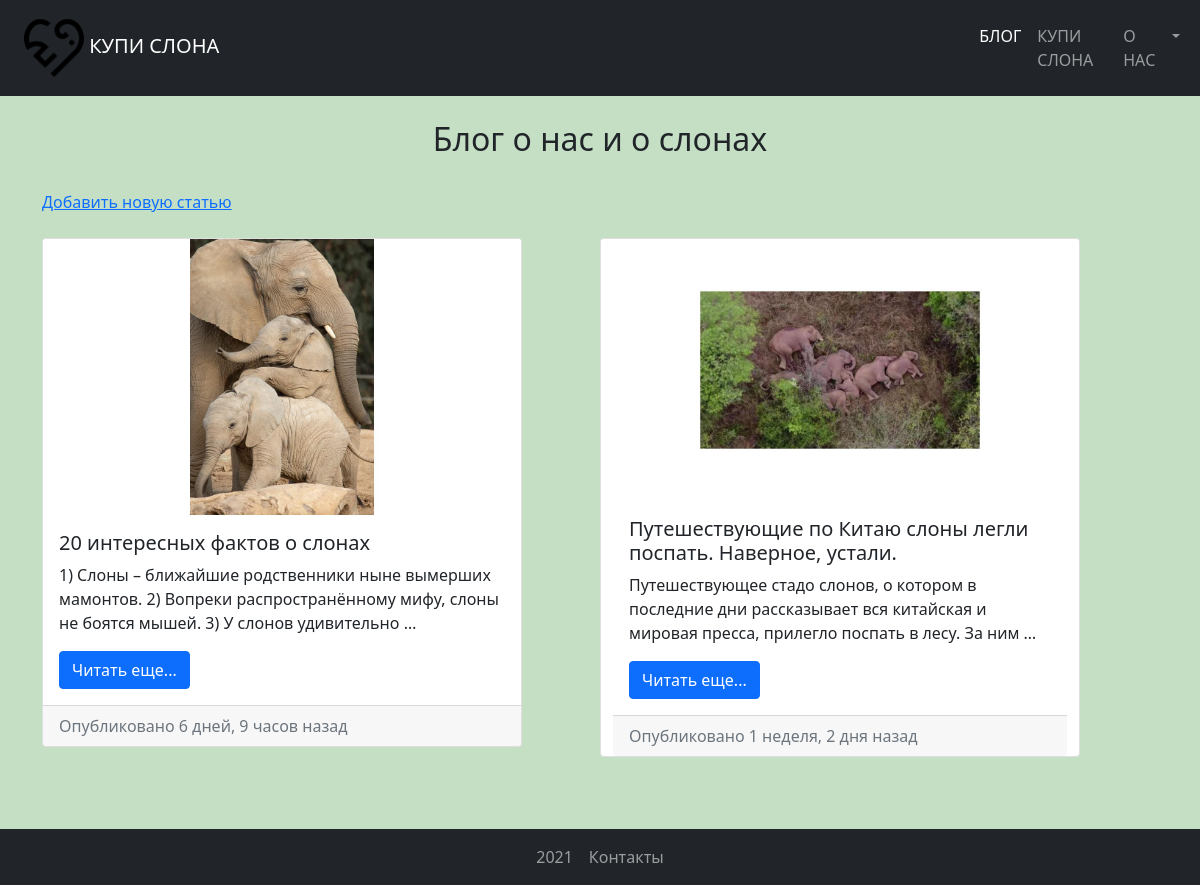
/, run on an earlier commit of the app's database.
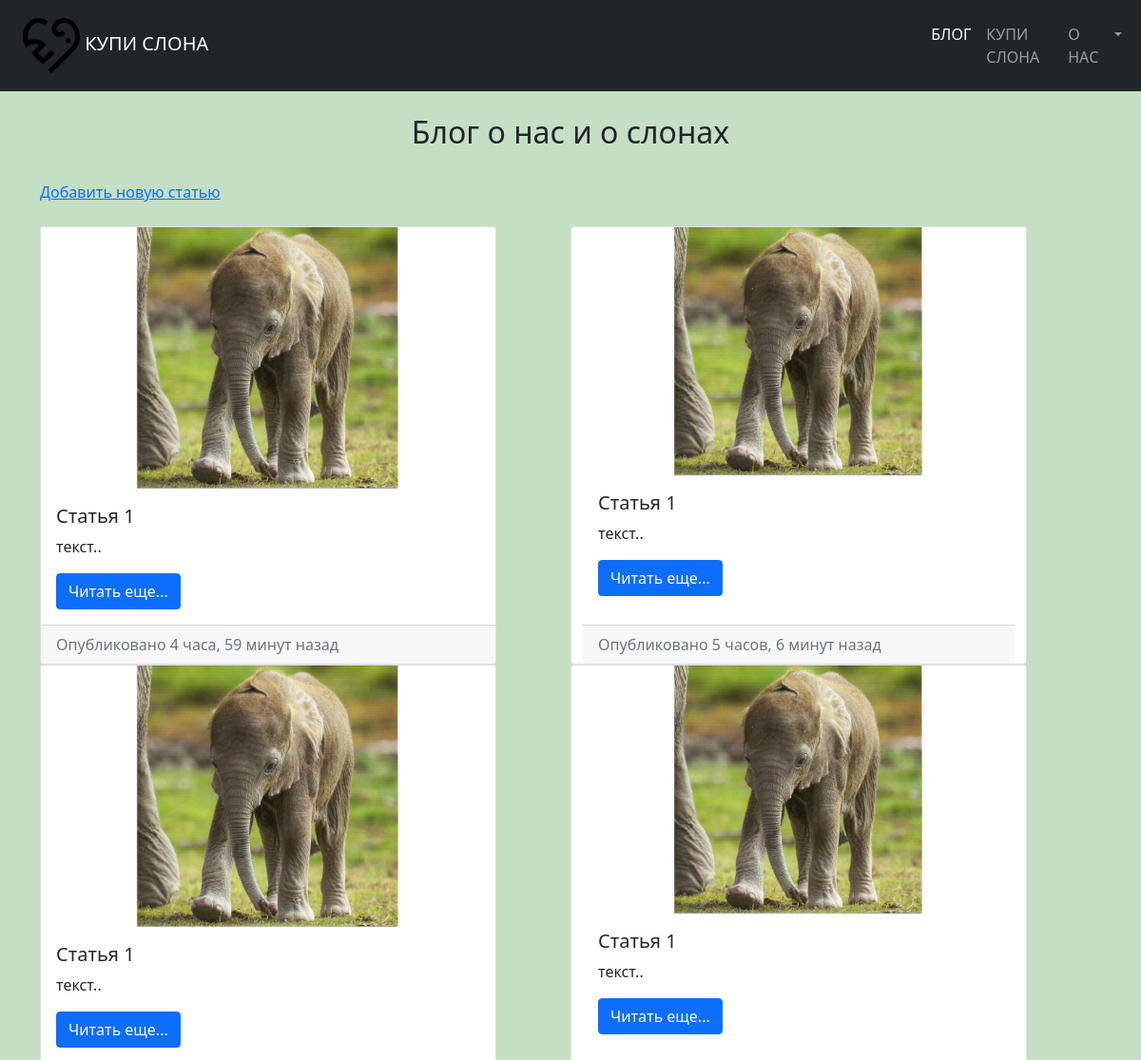
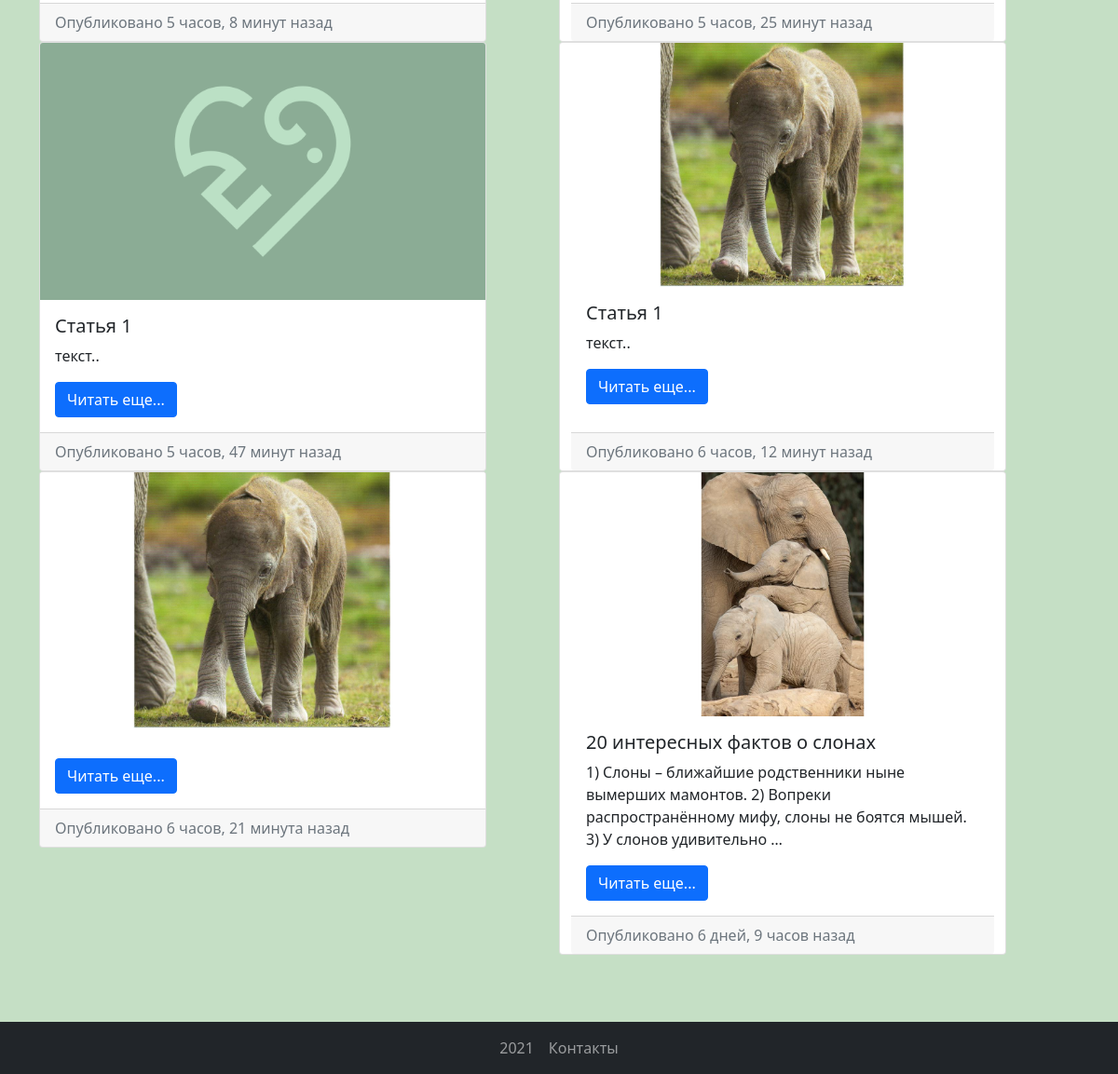
And on a later commit of the database (2 pictures, top to bottom).
### news/models.py (models this page shows, shortened)
class News(models.Model):
    title = models.CharField(max_length=100, verbose_name='Название')
    content = models.TextField(blank=True, verbose_name="Текст")
    created_at = models.DateTimeField(auto_now_add=True, verbose_name="Дата создания")
    updated_at = models.DateTimeField(auto_now=True, verbose_name="Дата последней редакции")
    photo = models.ManyToManyField(Images, verbose_name="Изображения", blank=True)
    is_published = models.BooleanField(default=True, verbose_name="Статус")
    author = models.CharField(max_length=30, verbose_name="Автор")
    class Meta:
        verbose_name = 'Новость'
        verbose_name_plural = 'Новости'
        ordering = ['-updated_at']
    def get_absolute_url(self):
        return reverse('article', kwargs={'article_id': self.pk})

### images/models.py (models this page shows, shortened)
class Images(models.Model):
    title = models.CharField(max_length=30, verbose_name='Имя')
    image = models.ImageField(verbose_name="Расположение")
    class Meta:
        verbose_name = 'Изображение'
        verbose_name_plural = "Изображения"
        ordering = ['title', 'id']

### news/views.py (the view)
# urls.py: path('', index, name='blog'),
def index(request):
    news = News.objects.all()[:8]       # получение последних 8 новостей
    return render(request, 'news/index.html', {'news': news, 'active_link': 'blog'})

### news/templates/news/index.html (shortened to what this page needs)
{% extends 'base.html' %}
{% block heading %}Блог о нас и о слонах{% endblock %}
{% block content %}
    <a href="{% url 'add_article' %}">Добавить новую статью</a> <br> <br>
    <div class="row">
        {% for item in news %}
            {% cycle True False as row silent %}
            {% if row %}
                <div class="col-lg-6">
            {% endif %}
        <div class="card" style="width: 30rem;">
            {% if item.photo.all %}
                <img src="/images/{{ item.photo.all.0.image }}" class="card-img-top" alt="...">
            {% else %}
                <img src="/images/brand/default_picture.png" class="card-img-top" alt="...">
            {% endif %}
            <div class="card-body">
                <h5 class="card-title">{{ item.title }}</h5>
                <p class="card-text">{{ item.content|truncatewords:20 }}</p>
                <a href="{{ item.get_absolute_url }}" class="btn btn-primary">Читать еще...</a>
            </div>
            <div class="card-footer text-muted"> Опубликовано {{ item.created_at|timesince }} назад
            </div>
        </div>
        {% if row %}
            </div>
        {% endif %}
        {% endfor %}
    </div>
{% endblock %}

What changed in the data, as far as the page shows it:
no longer on this page (row unchanged): News: photo.all.0.image (picture), title "Путешествующие по Китаю слоны легли поспать. Наверное, устали.", content "Путешествующее стадо слонов, о котором в последние дни рассказывает вся китайская и мировая пресса, прилегло поспать в лесу. За ним …", created_at "1 неделя, 2 дня"
added News: photo.all.0.image (picture), title "Статья 1", content "текст..", created_at "4 часа, 59 минут"
added News: photo.all.0.image (picture), title "Статья 1", content "текст..", created_at "5 часов, 6 минут"
added News: photo.all.0.image (picture), title "Статья 1", content "текст..", created_at "5 часов, 8 минут"
added News: photo.all.0.image (picture), title "Статья 1", content "текст..", created_at "5 часов, 25 минут"
added News: title "Статья 1", content "текст..", created_at "5 часов, 47 минут"
added News: photo.all.0.image (picture), title "Статья 1", content "текст..", created_at "6 часов, 12 минут"
added News: photo.all.0.image (picture), created_at "6 часов, 21 минута"
